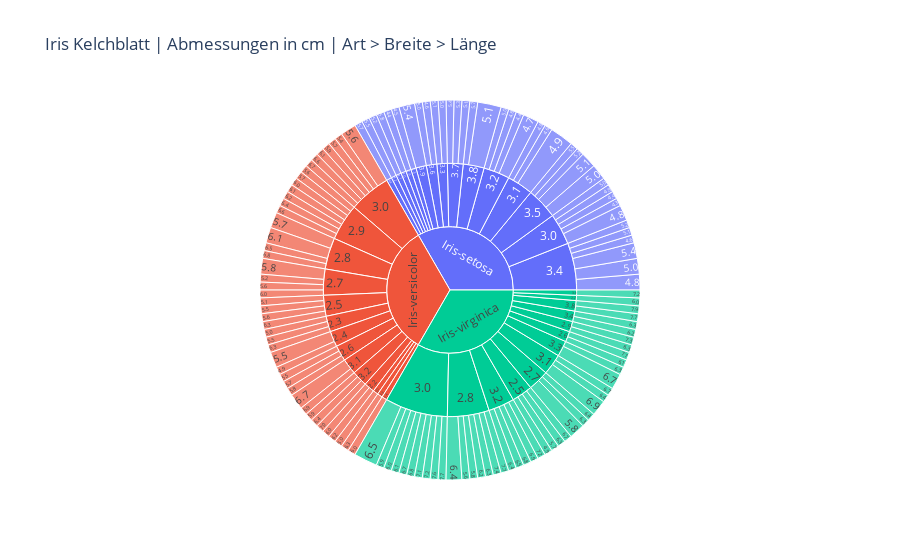

Notebook cell for this chart:
### Code cell
fig = px.sunburst(
    X_original_y_pd,
    path=['species-name', 'sepal_width', 'sepal_length'],
    title="Iris Kelchblatt | Abmessungen in cm | Art > Breite > Länge"
)
fig.show()

### Figure 1 — Plotly figure (JSON) as saved in the notebook; plotly's stock layout.template omitted (floating-point values rounded to 4 significant figures; data arrays with more than 128 entries replaced by an {"elided": "..."} marker saying what was removed)
{"data": [{"branchvalues": "total", "domain": {"x": [0, 1], "y": [0, 1]}, "hovertemplate": "labels=%{label}<br>count=%{value}<br>parent=%{parent}<br>id=%{id}<extra></extra>", "ids": {"elided": "172 str values"}, "labels": {"elided": "172 str values"}, "name": "", "parents": {"elided": "172 str values"}, "type": "sunburst", "values": {"elided": "172 int values"}}], "layout": {"legend": {"tracegroupgap": 0}, "title": {"text": "Iris Kelchblatt | Abmessungen in cm | Art > Breite > Länge"}}}
